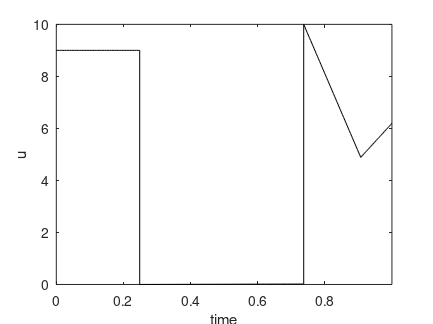

Recreate this plot in MATLAB. (Note: this script raises an error after producing the figure.)
load optimprofiles tplot uplot xplot

% ploting
%..........................................................................
plot(tplot,uplot,'k')
title('')
xlabel('time')
ylabel('u')
axis tight %([0 1 -4 10])
set(1,'PaperUnits','centimeters')
set(1,'PaperPosition',[3 10 11 8.25])

print -depsc u.eps
pause

plot(tplot,xplot(:,1),'c-',tplot,xplot(:,2),'b:', ...
     tplot,xplot(:,3),'r--',tplot,xplot(:,4),'k-')
title('')
xlabel('time')
ylabel('x_1, x_2, x_3, x_4')
legend('x_1','x_2','x_3','x_4',4)
axis tight %([0 1 0 1])
set(1,'PaperUnits','centimeters')
set(1,'PaperPosition',[3 10 11 8.25])

print -depsc x.eps
pause
close
%..........................................................................